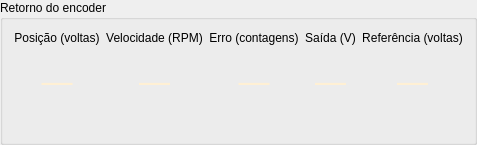
         <widget class="QGroupBox" name="element119">
          <property name="sizePolicy">
           <sizepolicy hsizetype="Preferred" vsizetype="Preferred">
            <horstretch>0</horstretch>
            <verstretch>0</verstretch>
           </sizepolicy>
          </property>
          <property name="windowTitle">
           <string />
          </property>
          <property name="alignment">
           <set>Qt::AlignLeft|Qt::AlignLeading</set>
          </property>
          <layout class="QGridLayout" name="element120">
           <property name="spacing">
            <number>6</number>
           </property>
           <item row="0" column="0">
            <widget class="QLabel" name="element121">
             <property name="sizePolicy">
              <sizepolicy hsizetype="Preferred" vsizetype="Preferred">
               <horstretch>0</horstretch>
               <verstretch>0</verstretch>
              </sizepolicy>
             </property>
             <property name="windowTitle">
              <string />
             </property>
             <property name="text">
              <string>Posição (voltas)</string>
             </property>
             <property name="alignment">
              <set>Qt::AlignCenter</set>
             </property>
            </widget>
           </item>
           <item row="1" column="0">
            <widget class="QLabel" name="position2">
             <property name="sizePolicy">
              <sizepolicy hsizetype="Ignored" vsizetype="Preferred">
               <horstretch>0</horstretch>
               <verstretch>0</verstretch>
              </sizepolicy>
             </property>
             <property name="windowTitle">
              <string />
             </property>
             <property name="styleSheet">
              <string notr="true">font-size:23pt; color:#fff0d4; padding:12px 0;</string>
             </property>
             <property name="text">
              <string>—</string>
             </property>
             <property name="alignment">
              <set>Qt::AlignCenter</set>
             </property>
            </widget>
           </item>
           <item row="2" column="0">
            <widget class="QLabel" name="testLabel2_0">
             <property name="sizePolicy">
              <sizepolicy hsizetype="Preferred" vsizetype="Preferred">
               <horstretch>0</horstretch>
               <verstretch>0</verstretch>
              </sizepolicy>
             </property>
             <property name="windowTitle">
              <string />
             </property>
             <property name="styleSheet">
              <string notr="true">color:#ffe04f; font-size:7pt; padding:0;</string>
             </property>
             <property name="text">
              <string />
             </property>
             <property name="alignment">
              <set>Qt::AlignLeading|Qt::AlignVCenter</set>
             </property>
             <property name="minimumSize">
              <size>
               <width>0</width>
               <height>14</height>
              </size>
             </property>
             <property name="alignment">
              <set>Qt::AlignCenter</set>
             </property>
            </widget>
           </item>
           <item row="0" column="1">
            <widget class="QLabel" name="element122">
             <property name="sizePolicy">
              <sizepolicy hsizetype="Preferred" vsizetype="Preferred">
               <horstretch>0</horstretch>
               <verstretch>0</verstretch>
              </sizepolicy>
             </property>
             <property name="windowTitle">
              <string />
             </property>
             <property name="text">
              <string>Velocidade (RPM)</string>
             </property>
             <property name="alignment">
              <set>Qt::AlignCenter</set>
             </property>
            </widget>
           </item>
           <item row="1" column="1">
            <widget class="QLabel" name="rpm2">
             <property name="sizePolicy">
              <sizepolicy hsizetype="Ignored" vsizetype="Preferred">
               <horstretch>0</horstretch>
               <verstretch>0</verstretch>
              </sizepolicy>
             </property>
             <property name="windowTitle">
              <string />
             </property>
             <property name="styleSheet">
              <string notr="true">font-size:23pt; color:#fff0d4; padding:12px 0;</string>
             </property>
             <property name="text">
              <string>—</string>
             </property>
             <property name="alignment">
              <set>Qt::AlignCenter</set>
             </property>
            </widget>
           </item>
           <item row="2" column="1">
            <widget class="QLabel" name="testLabel2_1">
             <property name="sizePolicy">
              <sizepolicy hsizetype="Preferred" vsizetype="Preferred">
               <horstretch>0</horstretch>
               <verstretch>0</verstretch>
              </sizepolicy>
             </property>
             <property name="windowTitle">
              <string />
             </property>
             <property name="styleSheet">
              <string notr="true">color:#ffe04f; font-size:7pt; padding:0;</string>
             </property>
             <property name="text">
              <string />
             </property>
             <property name="alignment">
              <set>Qt::AlignLeading|Qt::AlignVCenter</set>
             </property>
             <property name="minimumSize">
              <size>
               <width>0</width>
               <height>14</height>
              </size>
             </property>
             <property name="alignment">
              <set>Qt::AlignCenter</set>
             </property>
            </widget>
           </item>
           <item row="0" column="2">
            <widget class="QLabel" name="element123">
             <property name="sizePolicy">
              <sizepolicy hsizetype="Preferred" vsizetype="Preferred">
               <horstretch>0</horstretch>
               <verstretch>0</verstretch>
              </sizepolicy>
             </property>
             <property name="windowTitle">
              <string />
             </property>
             <property name="text">
              <string>Erro (contagens)</string>
             </property>
             <property name="alignment">
              <set>Qt::AlignCenter</set>
             </property>
            </widget>
           </item>
           <item row="1" column="2">
            <widget class="QLabel" name="error2">
             <property name="sizePolicy">
              <sizepolicy hsizetype="Ignored" vsizetype="Preferred">
               <horstretch>0</horstretch>
               <verstretch>0</verstretch>
              </sizepolicy>
             </property>
             <property name="windowTitle">
              <string />
             </property>
             <property name="styleSheet">
              <string notr="true">font-size:23pt; color:#fff0d4; padding:12px 0;</string>
             </property>
             <property name="text">
              <string>—</string>
             </property>
             <property name="alignment">
              <set>Qt::AlignCenter</set>
             </property>
            </widget>
           </item>
           <item row="2" column="2">
            <widget class="QLabel" name="testLabel2_2">
             <property name="sizePolicy">
              <sizepolicy hsizetype="Preferred" vsizetype="Preferred">
               <horstretch>0</horstretch>
               <verstretch>0</verstretch>
              </sizepolicy>
             </property>
             <property name="windowTitle">
              <string />
             </property>
             <property name="styleSheet">
              <string notr="true">color:#ffe04f; font-size:7pt; padding:0;</string>
             </property>
             <property name="text">
              <string />
             </property>
             <property name="alignment">
              <set>Qt::AlignLeading|Qt::AlignVCenter</set>
             </property>
             <property name="minimumSize">
              <size>
               <width>0</width>
               <height>14</height>
              </size>
             </property>
             <property name="alignment">
              <set>Qt::AlignCenter</set>
             </property>
            </widget>
           </item>
           <item row="0" column="3">
            <widget class="QLabel" name="element124">
             <property name="sizePolicy">
              <sizepolicy hsizetype="Preferred" vsizetype="Preferred">
               <horstretch>0</horstretch>
               <verstretch>0</verstretch>
              </sizepolicy>
             </property>
             <property name="windowTitle">
              <string />
             </property>
             <property name="text">
              <string>Saída (V)</string>
             </property>
             <property name="alignment">
              <set>Qt::AlignCenter</set>
             </property>
            </widget>
           </item>
           <item row="1" column="3">
            <widget class="QLabel" name="volts2">
             <property name="sizePolicy">
              <sizepolicy hsizetype="Ignored" vsizetype="Preferred">
               <horstretch>0</horstretch>
               <verstretch>0</verstretch>
              </sizepolicy>
             </property>
             <property name="windowTitle">
              <string />
             </property>
             <property name="styleSheet">
              <string notr="true">font-size:23pt; color:#fff0d4; padding:12px 0;</string>
             </property>
             <property name="text">
              <string>—</string>
             </property>
             <property name="alignment">
              <set>Qt::AlignCenter</set>
             </property>
            </widget>
           </item>
           <item row="2" column="3">
            <widget class="QLabel" name="testLabel2_3">
             <property name="sizePolicy">
              <sizepolicy hsizetype="Preferred" vsizetype="Preferred">
               <horstretch>0</horstretch>
               <verstretch>0</verstretch>
              </sizepolicy>
             </property>
             <property name="windowTitle">
              <string />
             </property>
             <property name="styleSheet">
              <string notr="true">color:#ffe04f; font-size:7pt; padding:0;</string>
             </property>
             <property name="text">
              <string />
             </property>
             <property name="alignment">
              <set>Qt::AlignLeading|Qt::AlignVCenter</set>
             </property>
             <property name="minimumSize">
              <size>
               <width>0</width>
               <height>14</height>
              </size>
             </property>
             <property name="alignment">
              <set>Qt::AlignCenter</set>
             </property>
            </widget>
           </item>
           <item row="0" column="4">
            <widget class="QLabel" name="element125">
             <property name="sizePolicy">
              <sizepolicy hsizetype="Preferred" vsizetype="Preferred">
               <horstretch>0</horstretch>
               <verstretch>0</verstretch>
              </sizepolicy>
             </property>
             <property name="windowTitle">
              <string />
             </property>
             <property name="text">
              <string>Referência (voltas)</string>
             </property>
             <property name="alignment">
              <set>Qt::AlignCenter</set>
             </property>
            </widget>
           </item>
           <item row="1" column="4">
            <widget class="QLabel" name="reference2">
             <property name="sizePolicy">
              <sizepolicy hsizetype="Ignored" vsizetype="Preferred">
               <horstretch>0</horstretch>
               <verstretch>0</verstretch>
              </sizepolicy>
             </property>
             <property name="windowTitle">
              <string />
             </property>
             <property name="styleSheet">
              <string notr="true">font-size:23pt; color:#fff0d4; padding:12px 0;</string>
             </property>
             <property name="text">
              <string>—</string>
             </property>
             <property name="alignment">
              <set>Qt::AlignCenter</set>
             </property>
            </widget>
           </item>
           <item row="2" column="4">
            <widget class="QLabel" name="testLabel2_4">
             <property name="sizePolicy">
              <sizepolicy hsizetype="Preferred" vsizetype="Preferred">
               <horstretch>0</horstretch>
               <verstretch>0</verstretch>
              </sizepolicy>
             </property>
             <property name="windowTitle">
              <string />
             </property>
             <property name="styleSheet">
              <string notr="true">color:#ffe04f; font-size:7pt; padding:0;</string>
             </property>
             <property name="text">
              <string />
             </property>
             <property name="alignment">
              <set>Qt::AlignLeading|Qt::AlignVCenter</set>
             </property>
             <property name="minimumSize">
              <size>
               <width>0</width>
               <height>14</height>
              </size>
             </property>
             <property name="alignment">
              <set>Qt::AlignCenter</set>
             </property>
            </widget>
           </item>
          </layout>
          <property name="title">
           <string>Retorno do encoder</string>
          </property>
         </widget>
